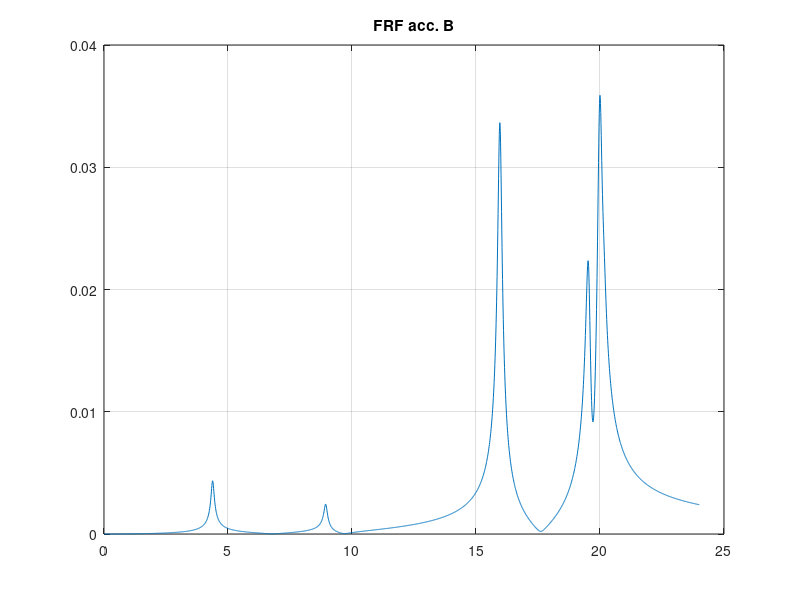
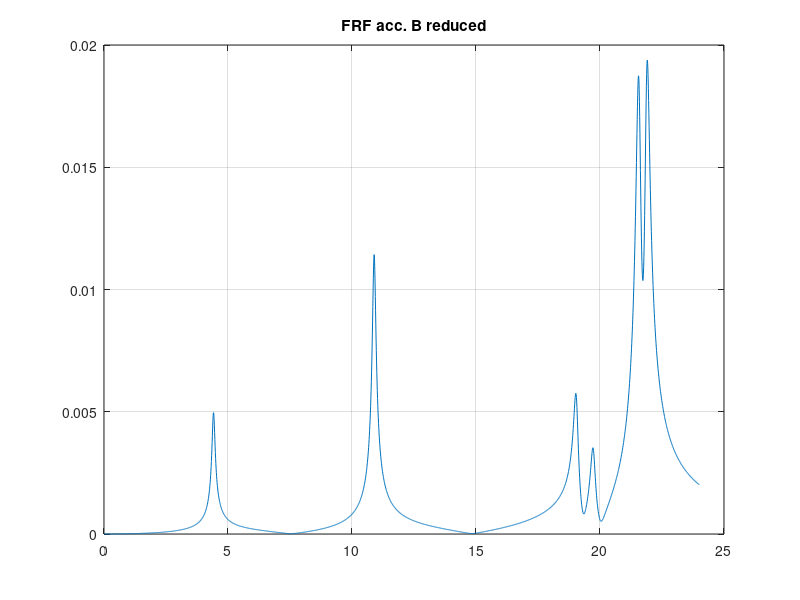

Here is the MATLAB script that generated these plots, in order:
clear all
close all
clc

%% COMPUTE TARGET AMPLITUDE

% import matrices:
load("matrices.mat");

% load the FRF data:
xB = load("FRFB.mat").x;
xB_reduced = load("FRFB_reduced.mat").x;
vect_freq = load("FRFB.mat").fre;


% compute the acceleration response:
for k=1:length(vect_freq)
    omega = 2*pi*vect_freq(k);

    xBdd = -omega^2*xB(idb(5,2),k); % compute acceleration
    modB(k) = abs(xBdd);

    xBdd_reduced = -omega^2*xB_reduced(idb(5,2),k);
    modB_reduced(k) = abs(xBdd_reduced);
end

figure
plot(vect_freq, modB); grid; title("FRF acc. B");

figure
plot(vect_freq, modB_reduced); grid; title("FRF acc. B reduced");

% get the maximum amplitude peak:
max_amp = max(modB)

% comute the target amplitude (-30%):
reduction = 0.3;
target_amp = max_amp*(1-reduction)

% maximum peak of the changed structure:
reduced_amp = max(modB_reduced)

